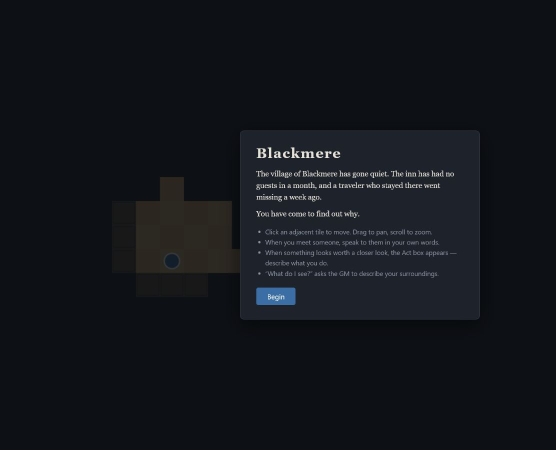
#> input picture source/ui-intro.png, 1111 x 900 px (shown at 1/2 size)
$ python make_technical_walkthrough.py
#> lines starting #> are read from the running program, lines starting #| are printed output that depends on the picture
"""Rebuilds assets/blackmere-technical-walkthrough.gif from source/.

Composition-only: no live model call happens here. The Mara/Edda dialogue
lines are the exact recorded output from a real live playthrough (see
../source/dialogue-transcript.md); everything else (title cards, typed-out
player utterances, portrait framing) is presentation added when assembling
the GIF, not a claim about current production UI behavior.

Usage (from this directory):
    pip install -r requirements.txt
    python make_technical_walkthrough.py

Requires Windows-provided Segoe UI / Consolas fonts (see FONT paths below).
"""

from pathlib import Path

from PIL import Image, ImageDraw, ImageEnhance, ImageFilter, ImageFont

ROOT = Path(__file__).resolve().parent
SRC = ROOT.parent / "source"
OUT = ROOT.parent / "assets" / "blackmere-technical-walkthrough.gif"
W, H = 1280, 720

UI_INTRO = Image.open(SRC / "ui-intro.png").convert("RGB")
#> UI_INTRO is the input picture: PIL image 1111x900 RGB; mean R, G, B 18.6, 21.6, 26.9
MAP_MARA = Image.open(SRC / "map-mara-visible.png").convert("RGB")
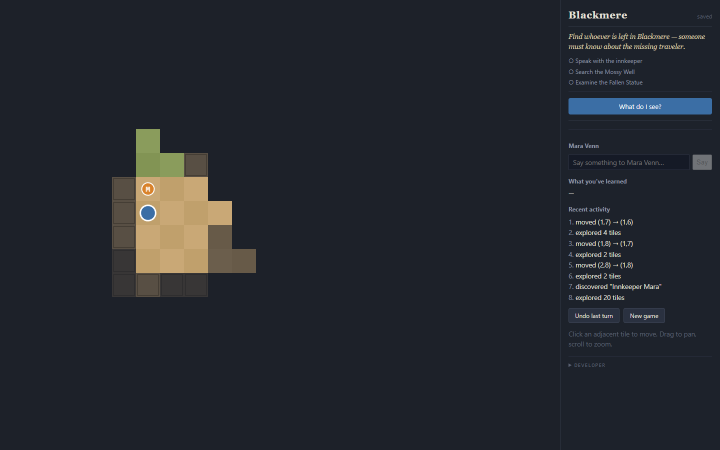
#> input picture source/map-mara-visible.png, 1440 x 900 px (shown at 1/2 size)
#> MAP_MARA is the input picture: PIL image 1440x900 RGB; mean R, G, B 36, 39.5, 46
MAP_EDDA_AWAY = Image.open(SRC / "map-edda-away.png").convert("RGB")
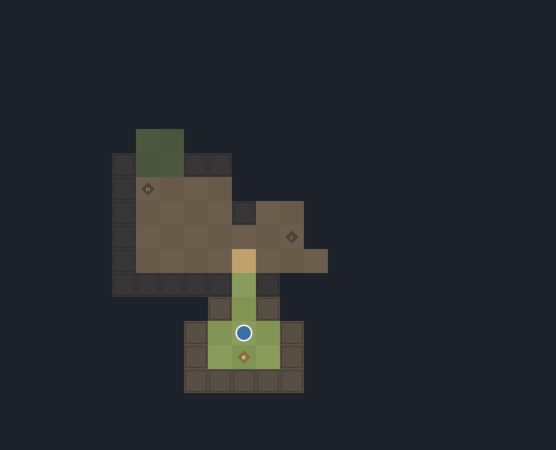
#> input picture source/map-edda-away.png, 1111 x 900 px (shown at 1/2 size)
#> MAP_EDDA_AWAY is the input picture: PIL image 1111x900 RGB; mean R, G, B 38.1, 40.9, 46
MAP_EDDA_HERE = Image.open(SRC / "map-edda-colocated.png").convert("RGB")
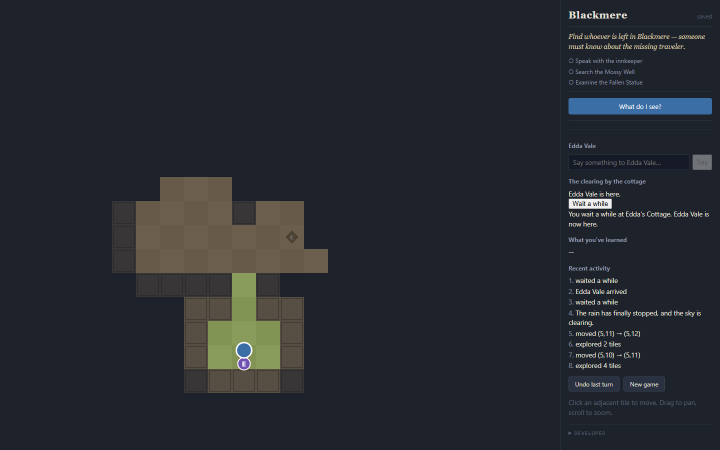
#> input picture source/map-edda-colocated.png, 1440 x 900 px (shown at 1/2 size)
#> MAP_EDDA_HERE is the input picture: PIL image 1440x900 RGB; mean R, G, B 37.4, 41, 46.9
MARA_PORTRAIT = Image.open(SRC / "mara-venn-portrait.jpg").convert("RGB")
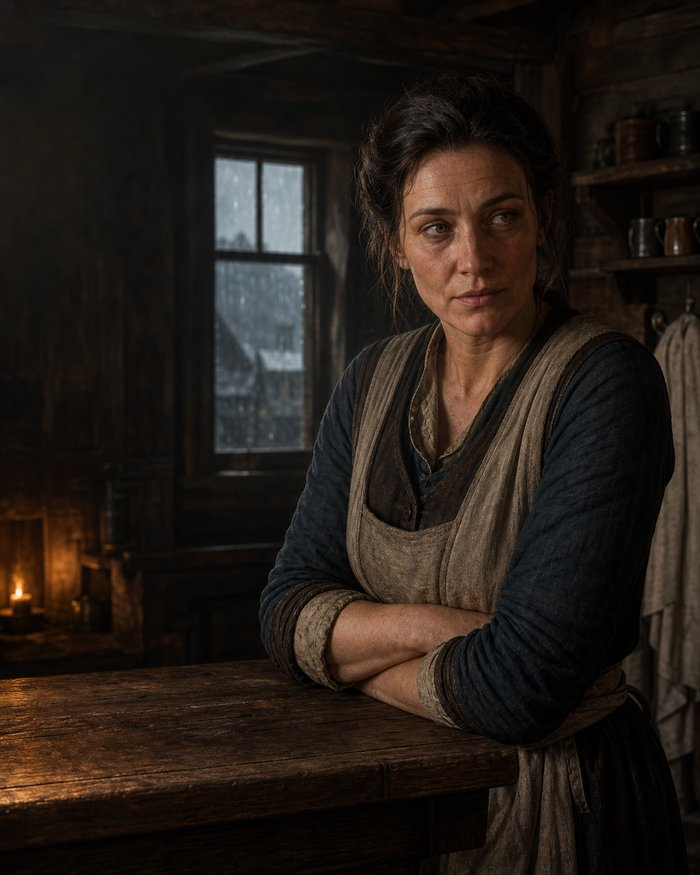
#> input picture source/mara-venn-portrait.jpg, 700 x 875 px
#> MARA_PORTRAIT is the input picture: PIL image 700x875 RGB; mean R, G, B 37, 29.1, 23.2
#> (the run stopped early here; a loop or call above may not have finished)
